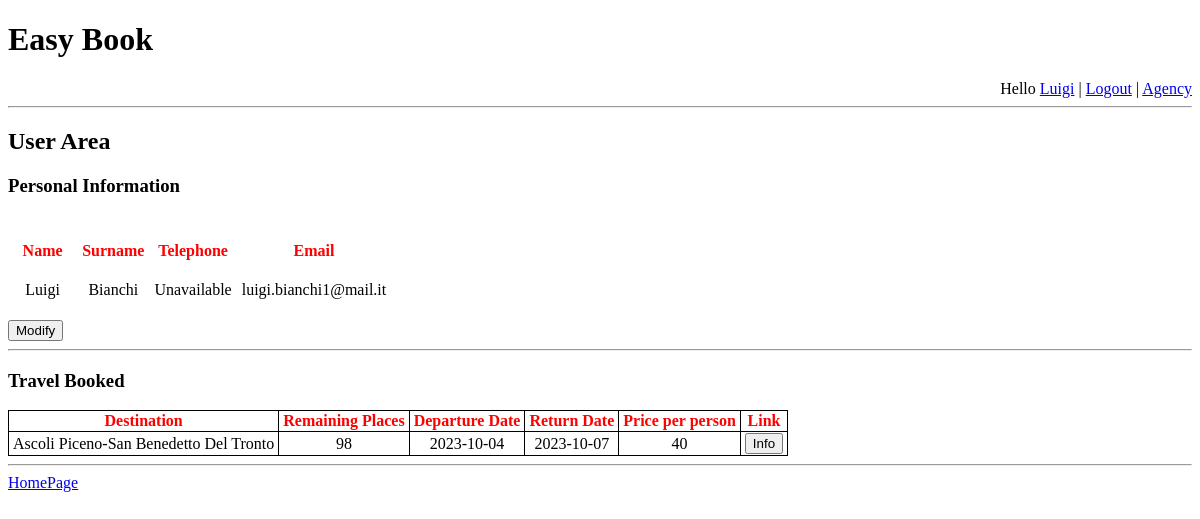
Screenshot of /user/info_user.php (signed in) with the database file from the repository.
### tables this page shows
CREATE TABLE `utente` (
  `id` int NOT NULL,
  `nome` varchar(40) NOT NULL,
  `cognome` varchar(40) NOT NULL,
  `telefono` varchar(14) DEFAULT NULL,
  `email` tinytext NOT NULL,
  `password` varchar(255) NOT NULL
);

CREATE TABLE `viaggio` (
  `id` int NOT NULL,
  `postiDisponibili` int NOT NULL,
  `dataPartenza` date NOT NULL,
  `dataArrivo` date NOT NULL,
  `prezzo` int NOT NULL,
  `id_agenzia` int NOT NULL,
  `id_itinerario` int NOT NULL
);

### user/info_user.php (the view, shortened to what this page needs)
<!DOCTYPE html>
<html lang="en">
<head>
    <link rel="stylesheet" href="../style/style.css">
</head>
<body>
    <h1>Easy Book</h1>
    <?php
    include_once("../database/dbConnection.php");
    $conn = OpenCon();
    $user_id = isset($_POST["user"]) ? $_POST["user"] : $_SESSION["id"];
    ?>
    <hr>
    <h2>User Area</h2>
    <h3>Personal Information</h3>
    <?php
    $user_query = "SELECT * FROM utente as u WHERE u.id = '{$user_id}'";
    $user = $conn->query($user_query)->fetch_array();
    ?>
    <div style="display: flex;">
        <section class="para">
            <h4 class="title">Name</h4>
            <p><?php echo ($user["nome"]); ?></p>
        </section>
        <section class="para">
            <h4 class="title">Surname</h4>
            <p><?php echo ($user["cognome"]); ?></p>
        </section>
        <section class="para">
            <h4 class="title">Telephone</h4>
            <p><?php echo (empty($user["telefono"]) ? "Unavailable" : $user["telefono"]); ?></p>
        </section>
        <section class="para">
            <h4 class="title">Email</h4>
            <p><?php echo ($user["email"]); ?></p>
        </section>
    </div>
    <button onclick="window.location.href='operation/manage_user.php';">Modify</button>
    <hr>
    <h3>Travel Booked</h3>
    <table style="max-width: 70%">
        <tr>
            <th>Destination</th>
            <th>Remaining Places</th>
            <th>Departure Date</th>
            <th>Return Date</th>
            <th>Price per person</th>
            <th>Link</th>
        </tr>
        <?php
        $travel_query = "SELECT v.* FROM viaggio as v, viaggio_utente as vu
            WHERE v.id = vu.id_viaggio
            AND vu.id_utente = '{$user_id}'";
        $trv = $conn->query($travel_query);
        foreach ($trv as $x) {
            $dest_query = 'SELECT l.nome FROM localita as l, itinerario_localita as il
                        WHERE l.id = il.id_localita
                        AND il.id_itinerario = \'' . $x["id_itinerario"] . '\'';
            $dest = $conn->query($dest_query);
            $cities = "";
            foreach ($dest as $c) {
                $cities .= ($c["nome"] . '-');
            }
            $cities = substr_replace($cities, "", -1);
            echo ("<tr>");
            echo ("<td>{$cities}</td>");
            echo ("<td style = \"text-align: center\">" . $x["postiDisponibili"] . "</td>");
            echo ("<td style = \"text-align: center\">" . $x["dataPartenza"] . "</td>");
            echo ("<td style = \"text-align: center\">" . $x["dataArrivo"] . "</td>");
            echo ("<td style=\"text-align: center\">" . $x["prezzo"] . "</td>");
            echo ("<td style=\"text-align: center\">");
        ?>
            <form action="../agency/info_travel.php" method="get">
                <button name="travel" value="<?php echo ($x["id"]); ?>">Info</button>
            </form>
        <?php
            echo ("</td>");
            echo ("</tr>");
        }
        ?>
    </table>
    <footer>
        <hr>
        <a href="../index.php">HomePage</a>
    </footer>
</body>
</html>

### user/info_user.php (style rules this page uses)
table, th { border: 1px solid black; border-collapse: collapse; padding-left: 4px; padding-right: 4px; color: red; width: auto; }
td { border: 1px solid black; border-collapse: collapse; padding-left: 4px; padding-right: 4px; color: black; width: auto; }
.para { flex-basis: 5%; text-align: center; margin: 5px; }
.title { color: red; }

### rows the page displays
utente: nome "Luigi", cognome "Bianchi", email "luigi.bianchi1@mail.it"
viaggio: cities "Ascoli Piceno-San Benedetto Del Tronto", postiDisponibili "98", dataPartenza "2023-10-04", dataArrivo "2023-10-07", prezzo "40", $x["id"] 10 (drawn)

### other values shown
$_SESSION["name"] "Luigi"
